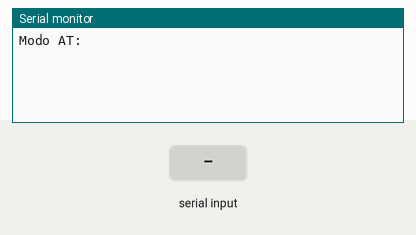
Bench run of a sketch on a simulated Arduino Uno, built with avr-gcc and run on an emulated ATmega328P. Parts: the last lines printed to the serial monitor. The inputs (shaded band) are chosen by the test bench.

Above: at 2.2 s.
2.3 s: "1" received over the second serial link
At 3.2 s:
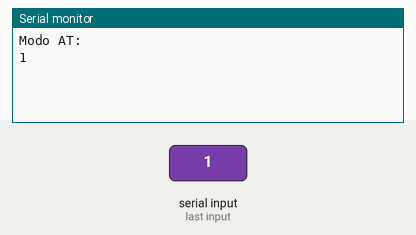
3.8 s: "0" received over the second serial link
At 4.4 s:
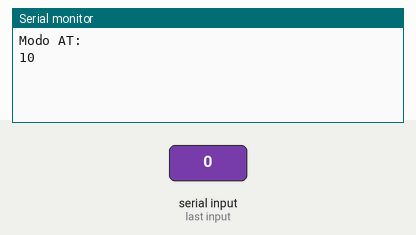

Measured:
- after the input at 2.3 s, the serial monitor: prints a new line at once (image 1)
- after the input at 3.8 s, the serial monitor: prints a new line at once (image 2)

The sketch:

BluetoothHC05.ino
```cpp
#include <SoftwareSerial.h>
#define RxD 9
#define TxD 8

SoftwareSerial BluetoothMaestroSerial(RxD, TxD);

void setup() {
    BluetoothMaestroSerial.begin(38400);
    delay(500);
    BluetoothMaestroSerial.flush();
    delay(500);

    Serial.begin(9600);
    Serial.println("Modo AT:");
}

void loop() {
  if (BluetoothMaestroSerial.available()) {
    Serial.write(BluetoothMaestroSerial.read());
  }
  if (Serial.available()) {
    BluetoothMaestroSerial.write(Serial.read());
  }
}
```
